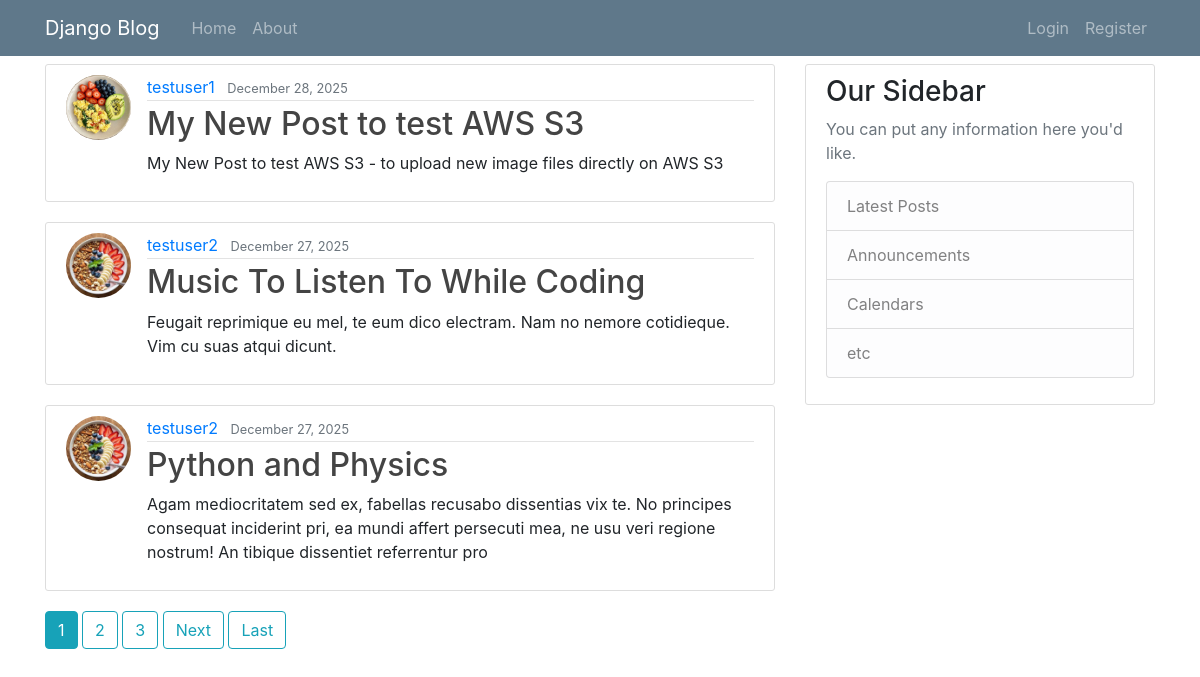
The page / on the database its author committed.
### blog/models.py (models this page shows, shortened)
class Post(models.Model):
    title = models.CharField(max_length=100)
    content = models.TextField()
    date_posted = models.DateTimeField(default=timezone.now)
    author = models.ForeignKey(User, on_delete=models.CASCADE)

### users/models.py (models this page shows, shortened)
class Profile(models.Model):
    user = models.OneToOneField(User, on_delete=models.CASCADE)
    image = models.ImageField(default='default.jpg',upload_to='profile_pics')

### blog/views.py (the view)
# urls.py: path('', PostListView.as_view(), name='blog-home'),
class PostListView(ListView):
    model = Post
    template_name = 'blog/home.html' #<app>/<model>_<viewtype>.html
    context_object_name = 'posts'
    ordering = ['-date_posted']
    paginate_by = 3

### blog/templates/blog/home.html (shortened to what this page needs)
{% extends "blog/base.html" %}
{% block content %}
    {% for post in posts %}
        <article class="media content-section">
            <img class="rounded-circle article-img" src="{{ post.author.profile.image.url }}">
          <div class="media-body">
            <div class="article-metadata">
              <a class="mr-2" href="{% url 'user-posts' post.author.username %}">{{ post.author }}</a>
              <small class="text-muted">{{ post.date_posted | date:"F d, Y" }}</small>
            </div>
            <h2><a class="article-title" href="{% url 'post-detail' post.id %}">{{ post.title }}</a></h2>
            <p class="article-content">{{ post.content }}</p>
          </div>
        </article>
    {% endfor %}
    {% if is_paginated %}
        {% for num in page_obj.paginator.page_range %}
            {% if page_obj.number == num %}
                <a class="btn btn-info mb-4" href="?page={{ num }}">{{ num }}</a>
            {% elif num > page_obj.number|add:'-3' and num < page_obj.number|add:'3' %}
                <a class="btn btn-outline-info mb-4" href="?page={{ num }}">{{ num }}</a>
            {% endif %}
        {% endfor %}
        {% if page_obj.has_next %}
            <a class="btn btn-outline-info mb-4" href="?page={{ page_obj.next_page_number }}">Next</a>
            <a class="btn btn-outline-info mb-4" href="?page={{ page_obj.paginator.num_pages }}">Last</a>
        {% endif %}
    {% endif %}
{% endblock content %}

### blog/templates/blog/base.html (shortened to what this page needs)
{% load static %}
<html lang="en">
<head>
    <link rel="stylesheet" content="text/css" href="{% static 'blog/main.css' %}">
    <link rel="stylesheet" href="https://cdn.jsdelivr.net/npm/bootstrap@4.1.3/dist/css/bootstrap.min.css">
</head>
<body>
    <header class="site-header pb-5">
      <nav class="navbar navbar-expand-md navbar-dark bg-steel fixed-top">
        <div class="container">
          <a class="navbar-brand mr-4" href="{% url 'blog-home' %}">Django Blog</a>
          <div class="collapse navbar-collapse" id="navbarToggle">
            <div class="navbar-nav mr-auto">
              <a class="nav-item nav-link" href="{% url 'blog-home' %}">Home</a>
              <a class="nav-item nav-link" href="{% url 'blog-about' %}">About</a>
            </div>
            <div class="navbar-nav">
                {% if user.is_authenticated %}
                    <a class="nav-item nav-link" href="{% url 'post-create' %}">New Post</a>
                    <a class="nav-item nav-link" href="{% url 'profile' %}">Profile</a>
                    <form method="post" action="{% url 'logout' %}" style="display:inline;">
                        {% csrf_token %}
                        <button type="submit" class="nav-item nav-link btn btn-link pt-2" style="padding:0; border:none; background:none;">
                        Logout
                        </button>
                    </form>
                {% else %}
                    <a class="nav-item nav-link" href="{% url 'login' %}">Login</a>
                    <a class="nav-item nav-link" href="{% url 'register' %}">Register</a>
                {% endif %}
            </div>
          </div>
        </div>
      </nav>
    </header>
    <main role="main" class="container">
      <div class="row">
          <div class="col-md-8 mt-3">
              {% block content %}{% endblock %}
          </div>
        <div class="col-md-4 pt-3">
          <div class="content-section">
            <h3>Our Sidebar</h3>
            <p class='text-muted'>You can put any information here you'd like.
              <ul class="list-group">
                <li class="list-group-item list-group-item-light">Latest Posts</li>
                <li class="list-group-item list-group-item-light">Announcements</li>
                <li class="list-group-item list-group-item-light">Calendars</li>
                <li class="list-group-item list-group-item-light">etc</li>
              </ul>
            </p>
          </div>
        </div>
      </div>
    </main>
</body>
</html>

### blog/static/blog/main.css (style rules this page uses)
body { background: #fafafa; color: #333333; margin-top: 5rem; }
h1, h2, h3, h4, h5, h6 { color: #444444; }
ul { margin: 0; }
.bg-steel { background-color: #5f788a; }
.site-header .navbar-nav .nav-link { color: #cbd5db; }
.content-section { background: #ffffff; padding: 10px 20px; border: 1px solid #dddddd; border-radius: 3px; margin-bottom: 20px; }
.article-title { color: #444444; }
.article-content { white-space: pre-line; }
.article-img { height: 65px; width: 65px; margin-right: 16px; }
.article-metadata { padding-bottom: 1px; margin-bottom: 4px; border-bottom: 1px solid #e3e3e3 }

### rows shown on the page
Post: author.profile.image (picture), author "testuser1", date_posted "December 28, 2025", title "My New Post to test AWS S3", content "My New Post to test AWS S3 - to upload new image files directly on AWS S3"
Post: author.profile.image (picture), author "testuser2", date_posted "December 27, 2025", title "Music To Listen To While Coding", content "Feugait reprimique eu mel, te eum dico electram. Nam no nemore cotidieque. Vim cu suas atqui dicunt."
Post: author.profile.image (picture), author "testuser2", date_posted "December 27, 2025", title "Python and Physics", content "Agam mediocritatem sed ex, fabellas recusabo dissentias vix te. No principes consequat inciderint pri, ea mundi affert persecuti mea, ne usu veri regione nostrum! An tibique dissentiet referrentur pro"

### other values the page prints
{{ num }} "1"
{{ num }} "2" "3"
